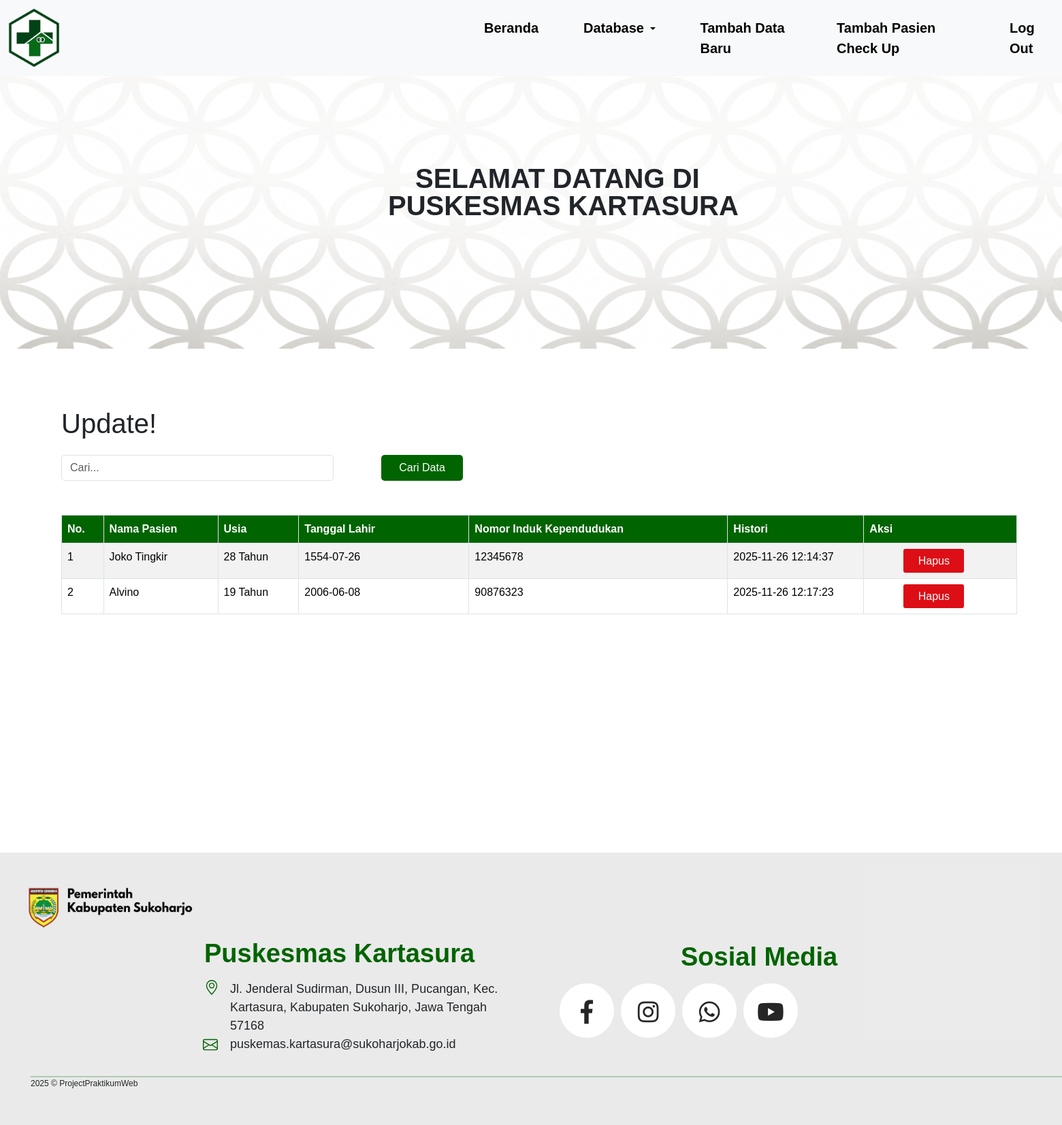
The app's page /Backend/CrudPasien.php with its own data.
### tables this page shows
CREATE TABLE `pasien_baru` (
  `id_pasien` int(11) NOT NULL,
  `nama_pasien` varchar(100) NOT NULL,
  `foto_kk` varchar(255) DEFAULT NULL,
  `foto_ktp` varchar(255) DEFAULT NULL,
  `nik` varchar(20) DEFAULT NULL,
  `tanggal_lahir` date DEFAULT NULL,
  `usia` int(11) DEFAULT NULL,
  `created_at` timestamp NOT NULL DEFAULT current_timestamp()
);

### Backend/CrudPasien.php (the view, shortened to what this page needs)
<?php
include "Service/Connection.php";
?>
<!DOCTYPE html>
<html lang="en">
<head>
    <link
        href="https://cdn.jsdelivr.net/npm/bootstrap@5.3.8/dist/css/bootstrap.min.css"
        rel="stylesheet"
 />
    <link
        rel="stylesheet"
        href="https://use.fontawesome.com/releases/v5.6.3/css/all.css"
 />
    <link rel="stylesheet" href="../Style/Hover/HoverHalamanUtama.css" />
    <link rel="stylesheet" href="../Style/HalamanUtama.css" />
    <link rel="stylesheet" href="../Style/CrudPasien.css">
</head>
<body>
    <nav class="navbar navbar-expand-lg bg-body-tertiary">
        <div class="container-fluid">
            <a class="navbar-brand" href="Dashboard.php"><img src="../Assets/Logo Puskesmas.png" /></a>
            <div class="collapse navbar-collapse" id="navbarScroll">
                <ul
                    class="navbar-nav me-auto my-2 my-lg-0 navbar-nav-scroll"
                    style="--bs-scroll-height: 100px; gap: 50px; margin-left: 600px;">
                    <li class="nav-item">
                        <a
                            class="nav-link active"
                            aria-current="page"
                            href="../Backend/Dashboard.php">
                            <span class="hover-underline-animation center">Beranda</span></a>
                    </li>
                    <li class="nav-item dropdown">
                        <a
                            class="nav-link active dropdown-toggle"
                            href="#"
                            role="button"
                            data-bs-toggle="dropdown"
                            aria-expanded="false">
                            <span>Database</span>
                        </a>
                    </li>
                    <li class="nav-item">
                        <a
                            class="nav-link active"
                            aria-current="page"
                            href="FormPasienBarubyAdmin.php"><span class="hover-underline-animation center">Tambah Data Baru</span></a>
                    </li>
                    <li class="nav-item">
                        <a
                        class="nav-link active"
                        aria-current="page"
                        href="FormMedicalCheckUpbyAdmin.php"><span class="hover-underline-animation center">Tambah Pasien Check Up</span></a>
                    </li>
                    <li class="nav-item">
                        <a
                            class="nav-link active"
                            aria-current="page"
                            href="LogoutAdmin.php"><span class="hover-underline-animation center">Log Out</span></a>
                    </li>
                </ul>
            </div>
        </div>
    </nav>
    <div class="banner-card">
        <img src="../Assets/Batik.png" class="Batik" />
        <div class="banner-text">
            <p class="Welcome">SELAMAT DATANG DI</p>
            <p class="Place">PUSKESMAS KARTASURA</p>
        </div>
    </div>
    <div class="ProgramLayanan">
        <p class="Sub">Update!</p>
        <form action="" method="post">
            <input type="search" name="Search" class="form-control" placeholder="Cari...">
            <div class="SearchButton">
                <button type="submit" name="caridata">Cari Data</button>
            </div>
        </form>
    </div>
    <?php
    $CariData = isset($_POST['caridata']);
    ?>
    <?php
    if (!$CariData) {
    ?>
        <table class="table table-striped table-bordered">
            <thead>
                <tr>
                    <th>No.</th>
                    <th>Nama Pasien</th>
                    <th>Usia</th>
                    <th class="Tanggal">Tanggal Lahir</th>
                    <th class="NIK">Nomor Induk Kependudukan</th>
                    <th class="Histori">Histori</th>
                    <th>Aksi</th>
                </tr>
            </thead>
            <tbody>
                <?php
                $Nomor = 1;
                $Query = mysqli_query($Connection, "SELECT * FROM pasien_baru");
                while ($ShowData = mysqli_fetch_array($Query)) {
                ?>
                    <tr>
                        <td><?php echo $Nomor++ ?></td>
                        <td><?php echo $ShowData['nama_pasien'] ?></td>
                        <td><?php echo $ShowData['usia'] . " Tahun" ?></td>
                        <td><?php echo $ShowData['tanggal_lahir'] ?></td>
                        <td><?php echo $ShowData['nik'] ?></td>
                        <td><?php echo $ShowData['created_at'] ?></td>
                        <td><a href="DeleteDataPasien.php?id_pasien=<?php echo $ShowData['id_pasien'] ?>" class="Hapus" onclick="return confrim('Apakah Anda Yakin Menghapus Data <?php echo $ShowData['nama_pasien'] ?>')">
                                <button type="button" style="background-color: #dd0e15ff;">Hapus</button>
                            </a></td>
                    </tr>
                <?php
                }
                ?>
            </tbody>
        </table>
    <?php
    }
    ?>
    <div class="kotak">
        <img src="../Assets/pemerintah.png" />
        <div class="kirifooter">
            <label>Puskesmas Kartasura</label>
            <p>
                Jl. Jenderal Sudirman, Dusun III, Pucangan, Kec. Kartasura, Kabupaten
                Sukoharjo, Jawa Tengah 57168
            </p>
            <p>puskemas.kartasura@sukoharjokab.go.id</p>
        </div>
        <div class="kananfooter">
            <label>Sosial Media</label>
            <ul class="ul">
                <li>
                    <a href="https://www.facebook.com/pkm.kartasura"> <i class="fab fa-facebook-f icon"></i> </a>
                </li>
                <li>
                    <a href="https://www.instagram.com/puskesmas_kartasura?utm_source=ig_web_button_share_sheet&igsh=ZDNlZDc0MzIxNw=="><i class="fab fa-instagram icon"></i></i></a>
                </li>
                <li>
                    <a href="https://api.whatsapp.com/send?phone=6285876475201&text=___________________________%0A%20%20%20%20%F0%9D%91%BA%F0%9D%92%86%F0%9D%92%8D%F0%9D%92%82%F0%9D%92%8E%F0%9D%92%82%F0%9D%92%95%20%F0%9D%92%85%F0%9D%92%82%F0%9D%92%95%F0%9D%92%82%F0%9D%92%8F%F0%9D%92%88%20%F0%9D%92%85%F0%9D%92%8A%20%F0%9D%91%AF%F0%9D%92%90%F0%9D%92%95%F0%9D%92%8D%F0%9D%92%8A%F0%9D%92%8F%F0%9D%92%86%0A%20%E2%84%99%F0%9D%95%8C%F0%9D%95%8A%F0%9D%95%82%F0%9D%94%BC%F0%9D%95%8A%F0%9D%95%84%F0%9D%94%B8%F0%9D%95%8A%20%F0%9D%95%82%F0%9D%94%B8%E2%84%9D%F0%9D%95%8B%F0%9D%94%B8%F0%9D%95%8A%F0%9D%95%8C%E2%84%9D%F0%9D%94%B8%0A___________________________%0A%0A"><i class="fab fa-whatsapp icon"></i></a>
                </li>
                <li>
                    <a href="https://www.youtube.com/@Puskesmas_Kartasura"><i class="fab fa-youtube icon"></i></a>
                </li>
            </ul>
        </div>
        <div class="garis">
            <hr />
        </div>
        <div class="pojokbawah">
            <label>2025 © ProjectPraktikumWeb</label>
        </div>
    </div>
    <div class="location">
    </div>
    <div class="email">
    </div>
</body>
</html>

### Style/Hover/HoverHalamanUtama.css (style rules this page uses)
.hover-underline-animation { display: inline-block; position: relative; }
.hover-underline-animation::after { content: ''; position: absolute; width: 100%; transform: scaleX(0); height: 2px; bottom: 0; left: 0; background-color: #006400; transition: transform 0.25s ease-out; }
.hover-underline-animation.center::after { transform-origin: bottom center; }
.ul { display: flex; top: 50%; left: 50%; transform: translate(-50%, -50%); }
.ul li { list-style: none; }
.ul li a { width: 80px; height: 80px; background-color: #fff; text-align: center; line-height: 80px; font-size: 35px; margin-left: 10px; display: block; border-radius: 50%; position: relative; overflow: hidden; border: 3px solid #fff; z-index: 1; }
.ul li a .icon { position: relative; color: #262626; transition: .5s; z-index: 3; }
.ul li a:before { content: ""; position: absolute; top: 100%; left: 0; width: 100%; height: 100%; background: #f00; transition: .5s; z-index: 2; }
.ul li:nth-child(1) a:before { background: #3b5999; }
.ul li:nth-child(2) a:before { background: linear-gradient(45deg, #f09433 0%, #e6683c 25%, #dc2743 50%, #cc2366 75%, #bc1888 100%); }
.ul li:nth-child(3) a:before { background: #075e54 ; }
.ul li:nth-child(4) a:before { background: #dd4b39; }

### Style/HalamanUtama.css (style rules this page uses)
body { font-family: Arial, Helvetica, sans-serif; }
img { width: 75px; height: 86px; }
ul { margin-left: 640px; }
span { font-weight: 600; font-size: 20px; }
.banner-card { position: relative; }
.banner-card img { width: 100% ; height: 400px; }
.banner-text { position: absolute; top: 100px; padding: 20px; }
.Welcome { font-size: 40px; font-weight: 700; margin-bottom: -20px; margin-left: 590px; }
.Place { font-weight: 700 ; margin-left: 550px; margin-bottom: 0px; margin-top: 0px; font-size: 40px ; }
.ProgramLayanan { margin-top: 60px; margin-left: 90px; width: 500px; }
a { text-decoration: none; color: inherit; }
.kotak { width: 100%; height: 400px; margin-top: 350px; background-color: rgba(221, 221, 221, 0.6); }
.kotak img { width: 245px; height: 60px; margin-top: 50px; margin-left: 40px; }
.kirifooter { margin-left: 300px; margin-top: 10px; width: 500px; }
.kirifooter label { font-weight: 700; font-size: 38px; color: #006400; }
.kirifooter p { font-size: 18px; font-weight: 500; margin-top: 10px; margin-left: 38px; width: 400px; height: 65px; }
.garis hr { margin-top: 0px; margin-left: 45px; margin-right: 45px; width: 1600px; color: #006400; height: 2px; border: none; background-color: #006400; }
.pojokbawah { margin-left: 45px; margin-top: -20px; }
.pojokbawah label { font-weight: 500; font-size: 12px; }
.location { margin-top: -215px; margin-left: 300px; width: 10px ; }
.location svg { color:#006400; }
.email { margin-top: 60px; margin-left: 298px; width: 10px; }
.email svg { color: #006400; }
.kananfooter { margin-left: 400px; margin-top: -200px; }
.kananfooter label { font-weight: 700; font-size: 38px; color: #006400; margin-top: -40px; margin-left: 600px; margin-bottom: 50px; width: 240px; }

### Style/CrudPasien.css (style rules this page uses)
.Sub { font-size: 40px; margin-top: 80px; }
.table { width: 90%; margin-left: 90px; margin-top: 50px; }
.table thead th { background-color: #006400; color: white; }
.Tanggal , .Usia { width: 250px; }
.NIK { width: 380px; }
.Histori { width: 200px; }
form { width: 400px; }
.form-control { width: 400px; border-radius: 5px; }
.SearchButton { margin-top: -38px; margin-left: 420px; width: 120px; }
.SearchButton button { border: none; width: 120px; height: 38px; border-radius: 5px; background-color: #006400; color: white; }
button { width: 89px; height: 35px; border-radius: 3px; color: white; border: none; margin-left: 50px; }

### records on screen
pasien_baru: nama_pasien "Joko Tingkir", usia "28", tanggal_lahir "1554-07-26", nik "12345678", created_at "2025-11-26 12:14:37"
pasien_baru: nama_pasien "Alvino", usia "19", tanggal_lahir "2006-06-08", nik "90876323", created_at "2025-11-26 12:17:23"
